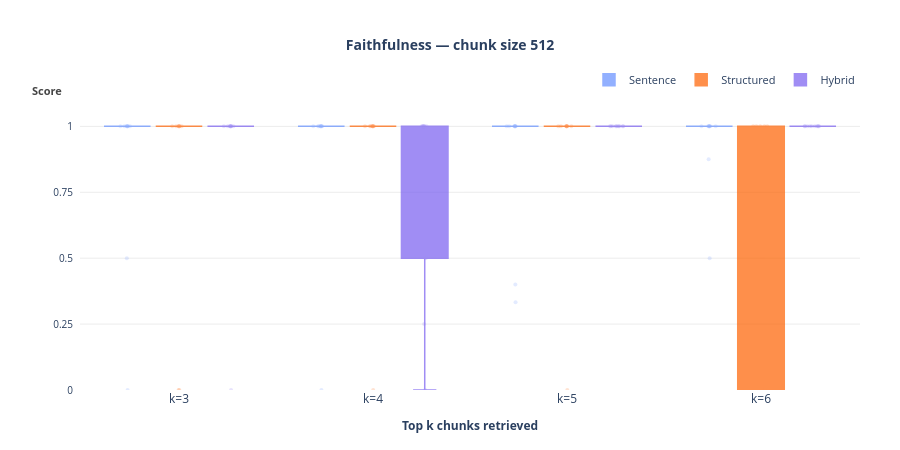
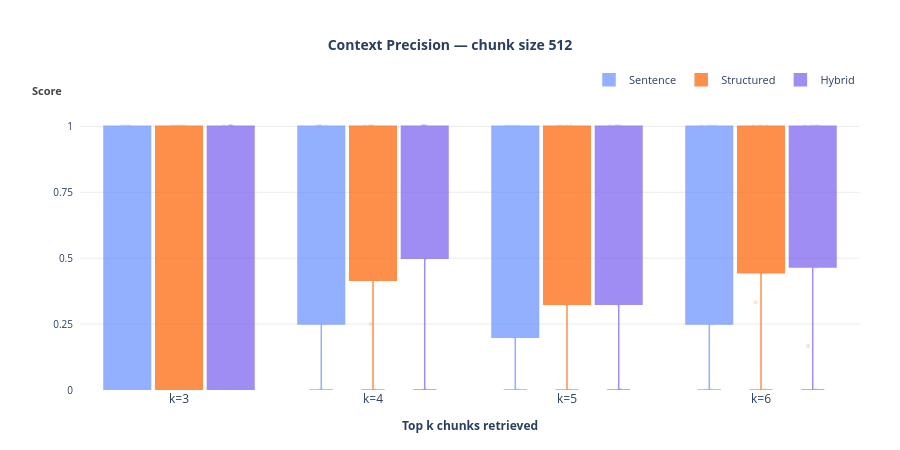
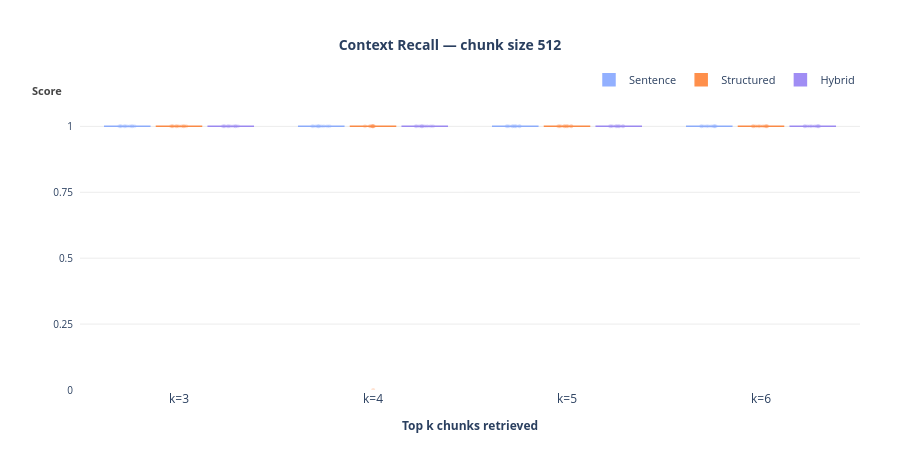

Write notebook code for charts like these, in order.
### Markdown cell above
# NO ANSWARE: 512

### Code cell
CHUNK_SIZE = 512
df    = load_all_results(chunk_size=CHUNK_SIZE, no_answare=True)
stats = pass_stats(df)
means = metric_means(df, NO_ANSWARE_METRICS)

plot_pass_rate(stats, PLOTS_NO_ANSWARE_DIR / "1_pass_rate.png",
               f"Judge Pass Results by Index Type and k (chunk size {CHUNK_SIZE})", INDEX_LABELS)
plot_metrics_lines(means, PLOTS_NO_ANSWARE_DIR / "2_metrics_lines.png", NO_ANSWARE_METRICS, INDEX_LABELS)

# plot_metrics_boxplots(df, PLOTS_NO_ANSWARE_DIR / "3_metrics_boxplots.png", NO_ANSWARE_METRICS, INDEX_LABELS,
#                       f"RAGAS Metrics Distribution by Index Type — chunk size {CHUNK_SIZE} (all k pooled)")



for metric in NO_ANSWARE_METRICS:
    plot_single_metric_boxplot(
        df,
        PLOTS_NO_ANSWARE_DIR / f"boxplot_no_answare_{CHUNK_SIZE}_{metric}.png",
        metric,
        INDEX_LABELS,
        f"{metric.replace('_', ' ').title()} — chunk size {CHUNK_SIZE}",
    )

### Figure 1 — Plotly figure (JSON) as saved in the notebook; plotly's stock layout.template omitted (floating-point values rounded to 4 significant figures)
{"data": [{"boxmean": false, "boxpoints": "all", "fillcolor": "#648FFF", "jitter": 0.4, "legendgroup": "Sentence", "line": {"color": "#648FFF", "width": 1.5}, "marker": {"color": "#648FFF", "line": {"width": 0}, "opacity": 0.25, "size": 4}, "name": "Sentence", "opacity": 0.7, "pointpos": 0, "showlegend": true, "type": "box", "x": ["k=3", "k=3", "k=3", "k=3", "k=3", "k=3", "k=3", "k=3", "k=3", "k=3", "k=4", "k=4", "k=4", "k=4", "k=4", "k=4", "k=4", "k=4", "k=4", "k=4", "k=5", "k=5", "k=5", "k=5", "k=5", "k=5", "k=5", "k=5", "k=5", "k=5", "k=6", "k=6", "k=6", "k=6", "k=6", "k=6", "k=6", "k=6", "k=6", "k=6"], "y": [1, 0, 1, 1, 1, 0.5, 1, 1, 1, 1, 1, 0, 1, 1, 1, 1, 1, 1, 1, 1, 1, 1, 1, 1, 1, 1, 1, 0.4, 1, 0.3333, 1, 0.875, 1, 1, 1, 1, 1, 0.5, 1, 1]}, {"boxmean": false, "boxpoints": "all", "fillcolor": "#FE6100", "jitter": 0.4, "legendgroup": "Structured", "line": {"color": "#FE6100", "width": 1.5}, "marker": {"color": "#FE6100", "line": {"width": 0}, "opacity": 0.25, "size": 4}, "name": "Structured", "opacity": 0.7, "pointpos": 0, "showlegend": true, "type": "box", "x": ["k=3", "k=3", "k=3", "k=3", "k=3", "k=3", "k=3", "k=3", "k=3", "k=3", "k=4", "k=4", "k=4", "k=4", "k=4", "k=4", "k=4", "k=4", "k=4", "k=4", "k=5", "k=5", "k=5", "k=5", "k=5", "k=5", "k=5", "k=5", "k=5", "k=5", "k=6", "k=6", "k=6", "k=6", "k=6", "k=6", "k=6", "k=6", "k=6", "k=6"], "y": [1, 1, 0, 1, 1, 0, 1, 1, 1, 1, 1, 1, 1, 1, 1, 1, 1, 1, 0, 1, 1, 1, 1, 1, 1, 0, 1, 1, 1, 1, 1, 0, 1, 1, 0.5, 0, 1, 0.6, 0, 1]}, {"boxmean": false, "boxpoints": "all", "fillcolor": "#785EF0", "jitter": 0.4, "legendgroup": "Hybrid", "line": {"color": "#785EF0", "width": 1.5}, "marker": {"color": "#785EF0", "line": {"width": 0}, "opacity": 0.25, "size": 4}, "name": "Hybrid", "opacity": 0.7, "pointpos": 0, "showlegend": true, "type": "box", "x": ["k=3", "k=3", "k=3", "k=3", "k=3", "k=3", "k=3", "k=3", "k=3", "k=3", "k=4", "k=4", "k=4", "k=4", "k=4", "k=4", "k=4", "k=4", "k=4", "k=4", "k=5", "k=5", "k=5", "k=5", "k=5", "k=5", "k=5", "k=5", "k=5", "k=5", "k=6", "k=6", "k=6", "k=6", "k=6", "k=6", "k=6", "k=6", "k=6", "k=6"], "y": [1, 1, 1, 1, 1, 0, 1, 1, 1, 1, 1, 1, 1, 1, 1, 0.5, 1, 0.25, 0, 1, 1, 1, 1, 1, 1, 1, 1, 1, 1, 1, 1, 1, 1, 1, 1, 1, 1, 1, 1, 1]}], "layout": {"annotations": [{"font": {"color": "#444", "size": 11}, "showarrow": false, "text": "<b>Score</b>", "x": -0.02, "xanchor": "right", "xref": "paper", "y": 1, "yanchor": "bottom", "yref": "paper"}], "boxgap": 0.2, "boxgroupgap": 0.1, "boxmode": "group", "height": 450, "legend": {"font": {"size": 11}, "orientation": "h", "x": 1, "xanchor": "right", "y": 1.02, "yanchor": "bottom"}, "margin": {"b": 60, "l": 80, "r": 40, "t": 100}, "paper_bgcolor": "white", "plot_bgcolor": "white", "title": {"font": {"size": 14, "weight": "bold"}, "text": "Faithfulness — chunk size 512", "x": 0.5, "xanchor": "center"}, "width": 900, "xaxis": {"categoryarray": ["k=3", "k=4", "k=5", "k=6"], "categoryorder": "array", "linecolor": "rgba(0,0,0,0.5)", "linewidth": 1, "showline": false, "tickangle": 0, "tickfont": {"size": 12}, "title": {"font": {"size": 12}, "text": "<b>Top k chunks retrieved</b>"}}, "yaxis": {"gridcolor": "rgba(0,0,0,0.08)", "gridwidth": 1, "linecolor": "rgba(0,0,0,0.5)", "linewidth": 1, "range": [0, 1.1], "showgrid": true, "showline": false, "tickfont": {"size": 10}, "ticklabelstandoff": 6, "tickvals": [0, 0.25, 0.5, 0.75, 1], "title": {"text": ""}}}}

### Figure 2 — Plotly figure (JSON) as saved in the notebook; plotly's stock layout.template omitted (floating-point values rounded to 4 significant figures)
{"data": [{"boxmean": false, "boxpoints": "all", "fillcolor": "#648FFF", "jitter": 0.4, "legendgroup": "Sentence", "line": {"color": "#648FFF", "width": 1.5}, "marker": {"color": "#648FFF", "line": {"width": 0}, "opacity": 0.25, "size": 4}, "name": "Sentence", "opacity": 0.7, "pointpos": 0, "showlegend": true, "type": "box", "x": ["k=3", "k=3", "k=3", "k=3", "k=3", "k=3", "k=3", "k=3", "k=3", "k=3", "k=4", "k=4", "k=4", "k=4", "k=4", "k=4", "k=4", "k=4", "k=4", "k=4", "k=5", "k=5", "k=5", "k=5", "k=5", "k=5", "k=5", "k=5", "k=5", "k=5", "k=6", "k=6", "k=6", "k=6", "k=6", "k=6", "k=6", "k=6", "k=6", "k=6"], "y": [0, 0, 0, 0.5833, 1, 1, 0.5833, 1, 0.8333, 1, 0, 0.5, 0, 0.25, 1, 1, 1, 1, 0.8333, 1, 0.2, 0, 0, 0.4778, 1, 1, 0.6792, 1, 0.8333, 1, 0.25, 0, 0, 1, 1, 0.8333, 1, 1, 0.7708, 0.9667]}, {"boxmean": false, "boxpoints": "all", "fillcolor": "#FE6100", "jitter": 0.4, "legendgroup": "Structured", "line": {"color": "#FE6100", "width": 1.5}, "marker": {"color": "#FE6100", "line": {"width": 0}, "opacity": 0.25, "size": 4}, "name": "Structured", "opacity": 0.7, "pointpos": 0, "showlegend": true, "type": "box", "x": ["k=3", "k=3", "k=3", "k=3", "k=3", "k=3", "k=3", "k=3", "k=3", "k=3", "k=4", "k=4", "k=4", "k=4", "k=4", "k=4", "k=4", "k=4", "k=4", "k=4", "k=5", "k=5", "k=5", "k=5", "k=5", "k=5", "k=5", "k=5", "k=5", "k=5", "k=6", "k=6", "k=6", "k=6", "k=6", "k=6", "k=6", "k=6", "k=6", "k=6"], "y": [1, 0, 0, 0.3333, 1, 0, 1, 1, 0, 1, 1, 0.5833, 0, 0.5, 1, 0.4167, 1, 1, 0.25, 0.75, 1, 0.325, 0, 1, 0.95, 0.5833, 1, 1, 0.325, 0.7, 1, 0.4444, 0, 0.3333, 0.9267, 0.6667, 1, 1, 0.5333, 0.7]}, {"boxmean": false, "boxpoints": "all", "fillcolor": "#785EF0", "jitter": 0.4, "legendgroup": "Hybrid", "line": {"color": "#785EF0", "width": 1.5}, "marker": {"color": "#785EF0", "line": {"width": 0}, "opacity": 0.25, "size": 4}, "name": "Hybrid", "opacity": 0.7, "pointpos": 0, "showlegend": true, "type": "box", "x": ["k=3", "k=3", "k=3", "k=3", "k=3", "k=3", "k=3", "k=3", "k=3", "k=3", "k=4", "k=4", "k=4", "k=4", "k=4", "k=4", "k=4", "k=4", "k=4", "k=4", "k=5", "k=5", "k=5", "k=5", "k=5", "k=5", "k=5", "k=5", "k=5", "k=5", "k=6", "k=6", "k=6", "k=6", "k=6", "k=6", "k=6", "k=6", "k=6", "k=6"], "y": [0, 1, 0, 0.8333, 1, 1, 1, 1, 0, 1, 0, 0.9167, 0, 1, 1, 1, 1, 1, 0.5, 1, 0, 0.5, 0, 0.8333, 1, 1, 1, 1, 0.325, 1, 0.1667, 0.9267, 0, 0.7222, 1, 0.4667, 1, 1, 0.5333, 1]}], "layout": {"annotations": [{"font": {"color": "#444", "size": 11}, "showarrow": false, "text": "<b>Score</b>", "x": -0.02, "xanchor": "right", "xref": "paper", "y": 1, "yanchor": "bottom", "yref": "paper"}], "boxgap": 0.2, "boxgroupgap": 0.1, "boxmode": "group", "height": 450, "legend": {"font": {"size": 11}, "orientation": "h", "x": 1, "xanchor": "right", "y": 1.02, "yanchor": "bottom"}, "margin": {"b": 60, "l": 80, "r": 40, "t": 100}, "paper_bgcolor": "white", "plot_bgcolor": "white", "title": {"font": {"size": 14, "weight": "bold"}, "text": "Context Precision — chunk size 512", "x": 0.5, "xanchor": "center"}, "width": 900, "xaxis": {"categoryarray": ["k=3", "k=4", "k=5", "k=6"], "categoryorder": "array", "linecolor": "rgba(0,0,0,0.5)", "linewidth": 1, "showline": false, "tickangle": 0, "tickfont": {"size": 12}, "title": {"font": {"size": 12}, "text": "<b>Top k chunks retrieved</b>"}}, "yaxis": {"gridcolor": "rgba(0,0,0,0.08)", "gridwidth": 1, "linecolor": "rgba(0,0,0,0.5)", "linewidth": 1, "range": [0, 1.1], "showgrid": true, "showline": false, "tickfont": {"size": 10}, "ticklabelstandoff": 6, "tickvals": [0, 0.25, 0.5, 0.75, 1], "title": {"text": ""}}}}

### Figure 3 — Plotly figure (JSON) as saved in the notebook; plotly's stock layout.template omitted (floating-point values rounded to 4 significant figures)
{"data": [{"boxmean": false, "boxpoints": "all", "fillcolor": "#648FFF", "jitter": 0.4, "legendgroup": "Sentence", "line": {"color": "#648FFF", "width": 1.5}, "marker": {"color": "#648FFF", "line": {"width": 0}, "opacity": 0.25, "size": 4}, "name": "Sentence", "opacity": 0.7, "pointpos": 0, "showlegend": true, "type": "box", "x": ["k=3", "k=3", "k=3", "k=3", "k=3", "k=3", "k=3", "k=3", "k=3", "k=3", "k=4", "k=4", "k=4", "k=4", "k=4", "k=4", "k=4", "k=4", "k=4", "k=4", "k=5", "k=5", "k=5", "k=5", "k=5", "k=5", "k=5", "k=5", "k=5", "k=5", "k=6", "k=6", "k=6", "k=6", "k=6", "k=6", "k=6", "k=6", "k=6", "k=6"], "y": [1, 1, 1, 1, 1, 1, 1, 1, 1, 1, 1, 1, 1, 1, 1, 1, 1, 1, 1, 1, 1, 1, 1, 1, 1, 1, 1, 1, 1, 1, 1, 1, 1, 1, 1, 1, 1, 1, 1, 1]}, {"boxmean": false, "boxpoints": "all", "fillcolor": "#FE6100", "jitter": 0.4, "legendgroup": "Structured", "line": {"color": "#FE6100", "width": 1.5}, "marker": {"color": "#FE6100", "line": {"width": 0}, "opacity": 0.25, "size": 4}, "name": "Structured", "opacity": 0.7, "pointpos": 0, "showlegend": true, "type": "box", "x": ["k=3", "k=3", "k=3", "k=3", "k=3", "k=3", "k=3", "k=3", "k=3", "k=3", "k=4", "k=4", "k=4", "k=4", "k=4", "k=4", "k=4", "k=4", "k=4", "k=4", "k=5", "k=5", "k=5", "k=5", "k=5", "k=5", "k=5", "k=5", "k=5", "k=5", "k=6", "k=6", "k=6", "k=6", "k=6", "k=6", "k=6", "k=6", "k=6", "k=6"], "y": [1, 1, 1, 1, 1, 1, 1, 1, 1, 1, 1, 1, 1, 0, 1, 1, 1, 1, 1, 1, 1, 1, 1, 1, 1, 1, 1, 1, 1, 1, 1, 1, 1, 1, 1, 1, 1, 1, 1, 1]}, {"boxmean": false, "boxpoints": "all", "fillcolor": "#785EF0", "jitter": 0.4, "legendgroup": "Hybrid", "line": {"color": "#785EF0", "width": 1.5}, "marker": {"color": "#785EF0", "line": {"width": 0}, "opacity": 0.25, "size": 4}, "name": "Hybrid", "opacity": 0.7, "pointpos": 0, "showlegend": true, "type": "box", "x": ["k=3", "k=3", "k=3", "k=3", "k=3", "k=3", "k=3", "k=3", "k=3", "k=3", "k=4", "k=4", "k=4", "k=4", "k=4", "k=4", "k=4", "k=4", "k=4", "k=4", "k=5", "k=5", "k=5", "k=5", "k=5", "k=5", "k=5", "k=5", "k=5", "k=5", "k=6", "k=6", "k=6", "k=6", "k=6", "k=6", "k=6", "k=6", "k=6", "k=6"], "y": [1, 1, 1, 1, 1, 1, 1, 1, 1, 1, 1, 1, 1, 1, 1, 1, 1, 1, 1, 1, 1, 1, 1, 1, 1, 1, 1, 1, 1, 1, 1, 1, 1, 1, 1, 1, 1, 1, 1, 1]}], "layout": {"annotations": [{"font": {"color": "#444", "size": 11}, "showarrow": false, "text": "<b>Score</b>", "x": -0.02, "xanchor": "right", "xref": "paper", "y": 1, "yanchor": "bottom", "yref": "paper"}], "boxgap": 0.2, "boxgroupgap": 0.1, "boxmode": "group", "height": 450, "legend": {"font": {"size": 11}, "orientation": "h", "x": 1, "xanchor": "right", "y": 1.02, "yanchor": "bottom"}, "margin": {"b": 60, "l": 80, "r": 40, "t": 100}, "paper_bgcolor": "white", "plot_bgcolor": "white", "title": {"font": {"size": 14, "weight": "bold"}, "text": "Context Recall — chunk size 512", "x": 0.5, "xanchor": "center"}, "width": 900, "xaxis": {"categoryarray": ["k=3", "k=4", "k=5", "k=6"], "categoryorder": "array", "linecolor": "rgba(0,0,0,0.5)", "linewidth": 1, "showline": false, "tickangle": 0, "tickfont": {"size": 12}, "title": {"font": {"size": 12}, "text": "<b>Top k chunks retrieved</b>"}}, "yaxis": {"gridcolor": "rgba(0,0,0,0.08)", "gridwidth": 1, "linecolor": "rgba(0,0,0,0.5)", "linewidth": 1, "range": [0, 1.1], "showgrid": true, "showline": false, "tickfont": {"size": 10}, "ticklabelstandoff": 6, "tickvals": [0, 0.25, 0.5, 0.75, 1], "title": {"text": ""}}}}
